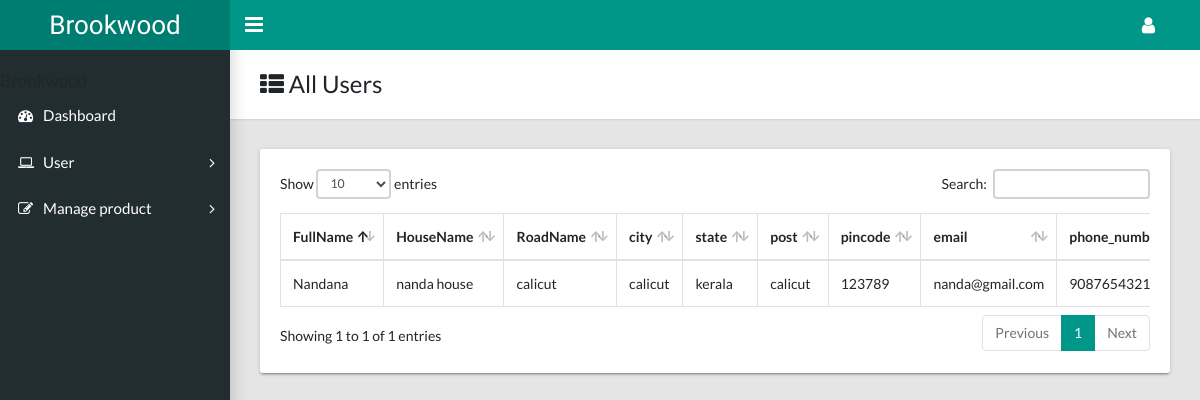
Before: /admin_view_users with the older database file.
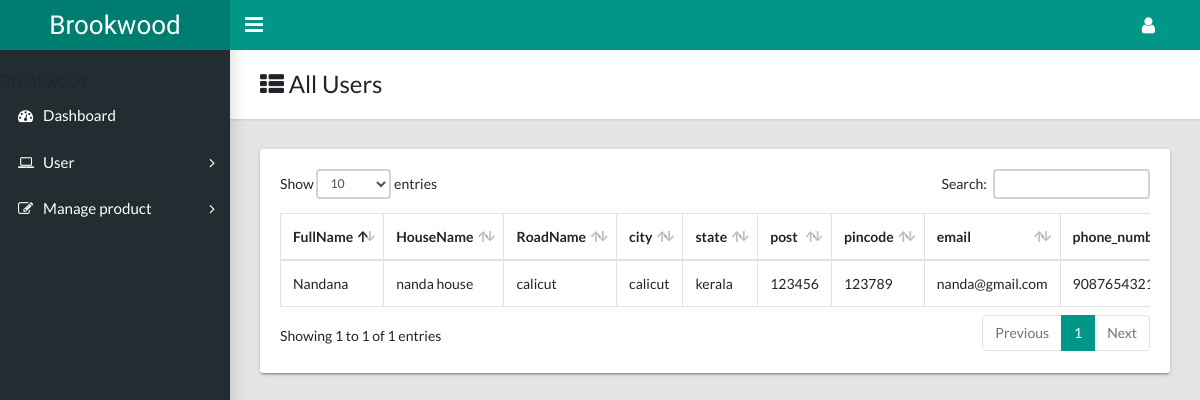
After: the same page with the newer database file.
### brookwoodapp/models.py (models this page shows)
class brookuser(models.Model):
    fullname = models.CharField(max_length=20)
    housename= models.CharField(max_length=30)
    roadname = models.CharField(max_length=50)
    city = models.CharField(max_length=20)
    state = models.CharField(max_length=20)
    post = models.CharField(max_length=20)
    pincode = models.CharField(max_length=6)
    email = models.EmailField(max_length=40)
    phone_number = models.CharField(max_length=10)
    log_id = models.OneToOneField(Log, on_delete=models.CASCADE)
    role = models.CharField(max_length=10)
    userstatus = models.CharField(max_length=10)
    def __str__(self):
        return self.fullname

### woodapp/views.py (the view)
# urls.py: path('admin_view_users', views.admin_view_users,name='admin_view_users'),
def admin_view_users(request):
    data=brookuser.objects.all()
    print(data)
    return render(request,"users.html",{'data':data})

### woodapp/templates/users.html (shortened to what this page needs)
<!DOCTYPE html>
<html lang="en">
  <head>
    <link rel="stylesheet" type="text/css" href="../static/css/main.css">
    <link rel="stylesheet" type="text/css" href="https://maxcdn.bootstrapcdn.com/font-awesome/4.7.0/css/font-awesome.min.css">
  </head>
  <body class="app sidebar-mini">
    <header class="app-header"><a class="app-header__logo" href="index.html">Brookwood</a>
      <a class="app-sidebar__toggle" href="#" data-toggle="sidebar" aria-label="Hide Sidebar"></a>
      <ul class="app-nav">
        <li class="dropdown"><a class="app-nav__item" href="#" data-toggle="dropdown" aria-label="Open Profile Menu"><i class="fa fa-user fa-lg"></i></a>
        </li>
      </ul>
    </header>
    <aside class="app-sidebar">
          <p class="app-sidebar__user-name">Brookwood</p>
      <ul class="app-menu">
        <li><a class="app-menu__item" href="{% url 'admin_dashboard' %}"><i class="app-menu__icon fa fa-dashboard"></i><span class="app-menu__label">Dashboard</span></a></li>
        <li class="treeview"><a class="app-menu__item" href="#" data-toggle="treeview"><i class="app-menu__icon fa fa-laptop"></i><span class="app-menu__label">User</span><i class="treeview-indicator fa fa-angle-right"></i></a>
        </li>
        <li class="treeview"><a class="app-menu__item" href="#" data-toggle="treeview"><i class="app-menu__icon fa fa-edit"></i><span class="app-menu__label">Manage product</span><i class="treeview-indicator fa fa-angle-right"></i></a>
        </li>
    </aside>
    <main class="app-content">
      <div class="app-title">
        <div>
          <h1><i class="fa fa-th-list"></i> All Users</h1>
        </div>
      </div>
      <div class="row">
        <div class="col-md-12">
          <div class="tile">
            <div class="tile-body">
              <div class="table-responsive">
                <table class="table table-hover table-bordered" id="sampleTable">
                  <thead>
                    {% for i in data %}
                    <tr>
                      <th>FullName</th>
                      <th>HouseName</th>
                      <th>RoadName</th>
                      <th>city</th>
                      <th>state</th>
                      <th>post</th>
                      <th>pincode</th>
                      <th>email</th>
                      <th>phone_number</th>
                    </tr>
                  </thead>
                  <tbody>
                    <tr>
                      <td>{{i.fullname}}</td>
                      <td>{{i.housename}}</td>
                      <td>{{i.roadname}}</td>
                      <td>{{i.city}}</td>
                      <td>{{i.state}}</td>
                      <td>{{i.post}}</td>
                      <td>{{i.pincode}}</td>
                      <td>{{i.email}}</td>
                      <td>{{i.phone_number}}</td>
                    </tr>
                    {% endfor %}
                  </tbody>
                </table>
              </div>
            </div>
          </div>
        </div>
      </div>
    </main>
  </body>
</html>

Changed rows visible on the page:
changed brookuser "Nandana": post "calicut" → "123456"
